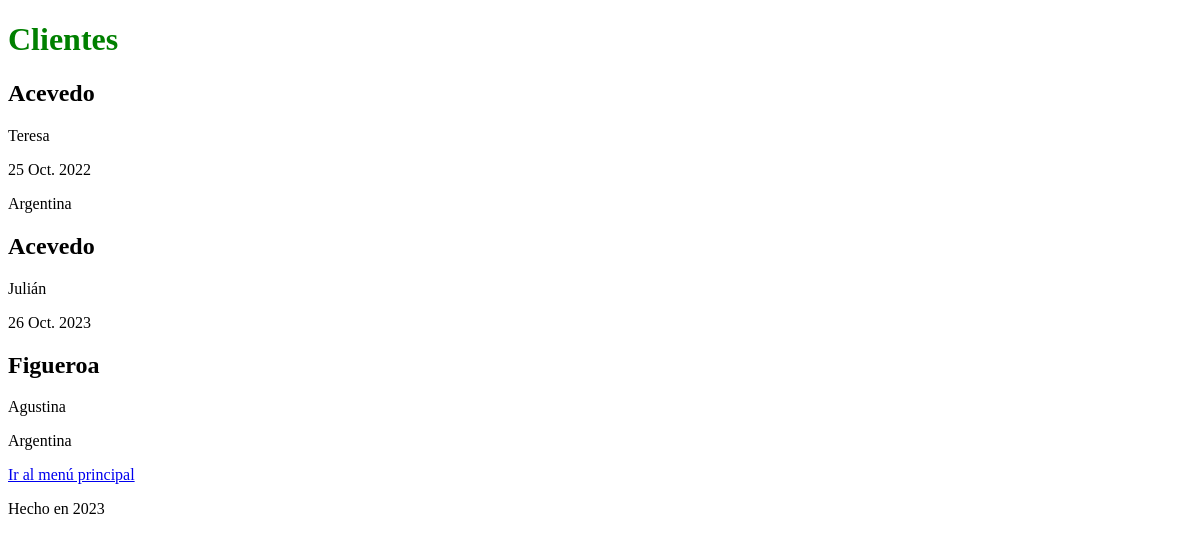
The page /cliente/ on the database as committed earlier.
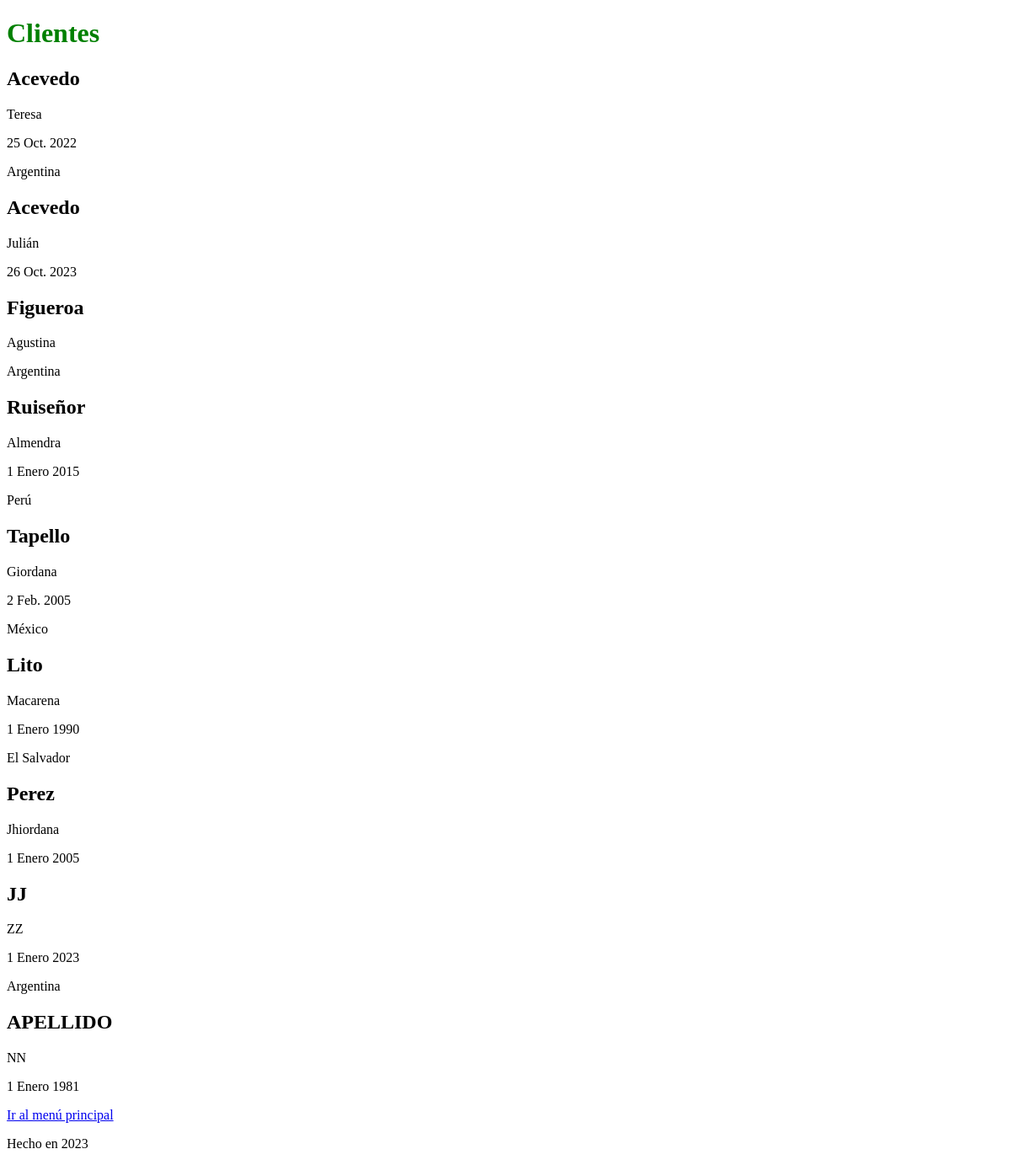
The same page on the database as committed later.
### cliente/models.py (models this page shows, shortened)
class Cliente(models.Model):
    nombre = models.CharField(max_length=50)
    apellido = models.CharField(max_length=50)
    nacimiento = models.DateField(blank=True, null=True, verbose_name="Fecha de nacimiento")
    pais_origen_id = models.ForeignKey(Pais, on_delete=models.SET_NULL, null=True, blank=True)

class Pais(models.Model):
    nombre = models.CharField(max_length=50)
    def __str__(self) -> str:
        return self.nombre
    class Meta:
        verbose_name_plural = "países"

### cliente/views.py (the view)
# urls.py: path("", views.home, name="home"),
def home(request):
    clientes_registros = Cliente.objects.all()
    contexto = {"clientes": clientes_registros}
    return render(request, "cliente/index.html", contexto)

### cliente/templates/cliente/index.html (shortened to what this page needs)
{% extends 'core/base.html' %}
{% block content_title %}
    Clientes
{% endblock content_title %}
{% block content %}
    {% for cliente in clientes %}
        <h2>{{ cliente.apellido }}</h2>
        <p> {{ cliente.nombre }} </p>
        {% if cliente.nacimiento %}
            <p> {{ cliente.nacimiento }} </p>
        {% endif %}
        {% if cliente.pais_origen_id %}
            <p> {{ cliente.pais_origen_id }} </p>
        {% endif %}
    {% endfor %}
    <a href="{% url 'core:home' %}">Ir al menú principal</a>
{% endblock content %}

### core/templates/core/base.html (shortened to what this page needs)
<!DOCTYPE html>
<html lang="es">
<head>
</head>
<body>
    <h1 style="color: green;">
        {% block content_title %}
        {% endblock content_title %}
    </h1>
    {% block content %}
    {% endblock content %}
    {% block footer %}
        <p>Hecho en 2023</p>
    {% endblock footer %}
</body>
</html>

Rows that differ between the two databases and show on the page:
added Cliente: apellido "Ruiseñor", nombre "Almendra", nacimiento "1 Enero 2015", pais_origen_id "Perú"
added Cliente: apellido "Tapello", nombre "Giordana", nacimiento "2 Feb. 2005", pais_origen_id "México"
added Cliente: apellido "Lito", nombre "Macarena", nacimiento "1 Enero 1990", pais_origen_id "El Salvador"
added Cliente: apellido "Perez", nombre "Jhiordana", nacimiento "1 Enero 2005"
added Cliente: apellido "JJ", nombre "ZZ", nacimiento "1 Enero 2023", pais_origen_id "Argentina"
added Cliente: apellido "APELLIDO", nombre "NN", nacimiento "1 Enero 1981"
